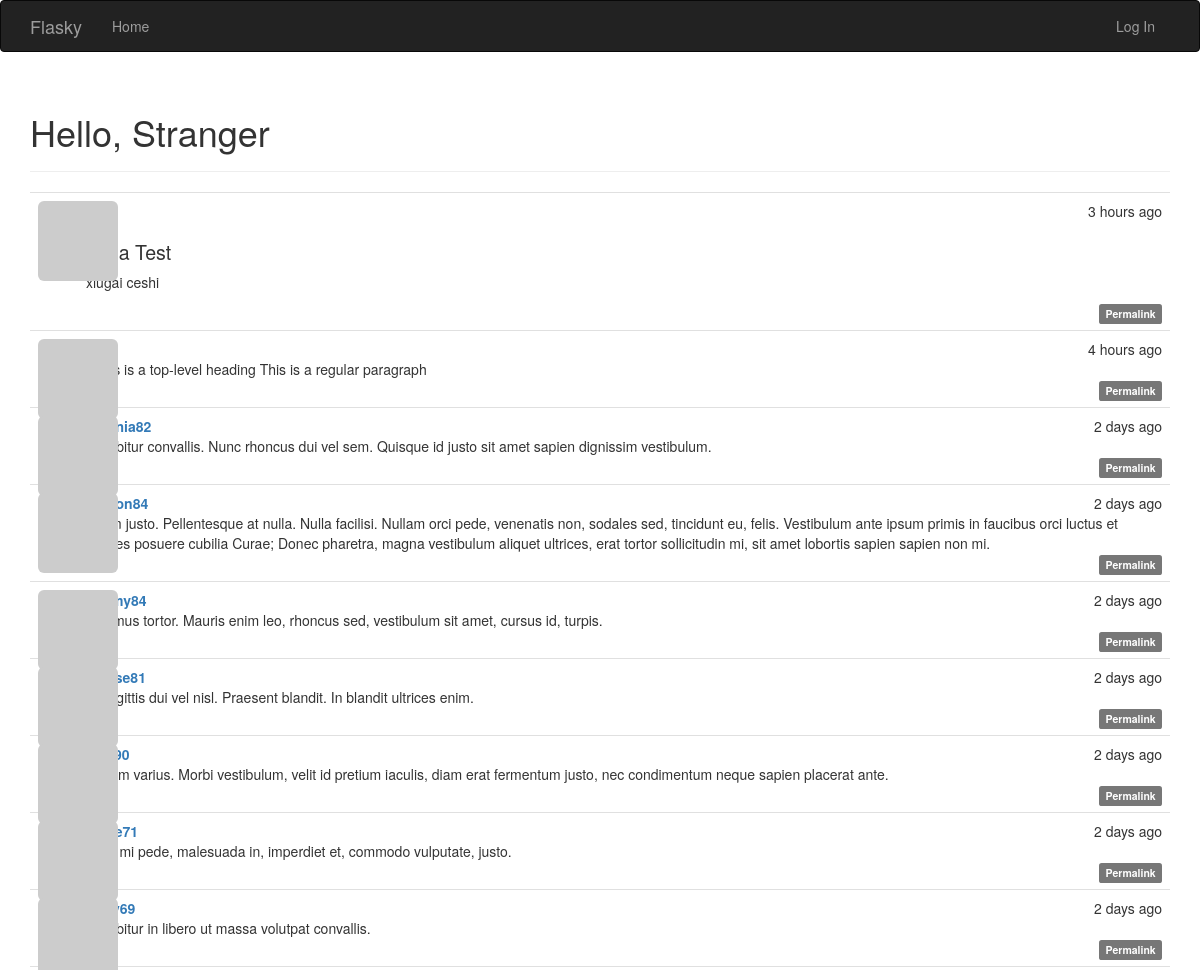
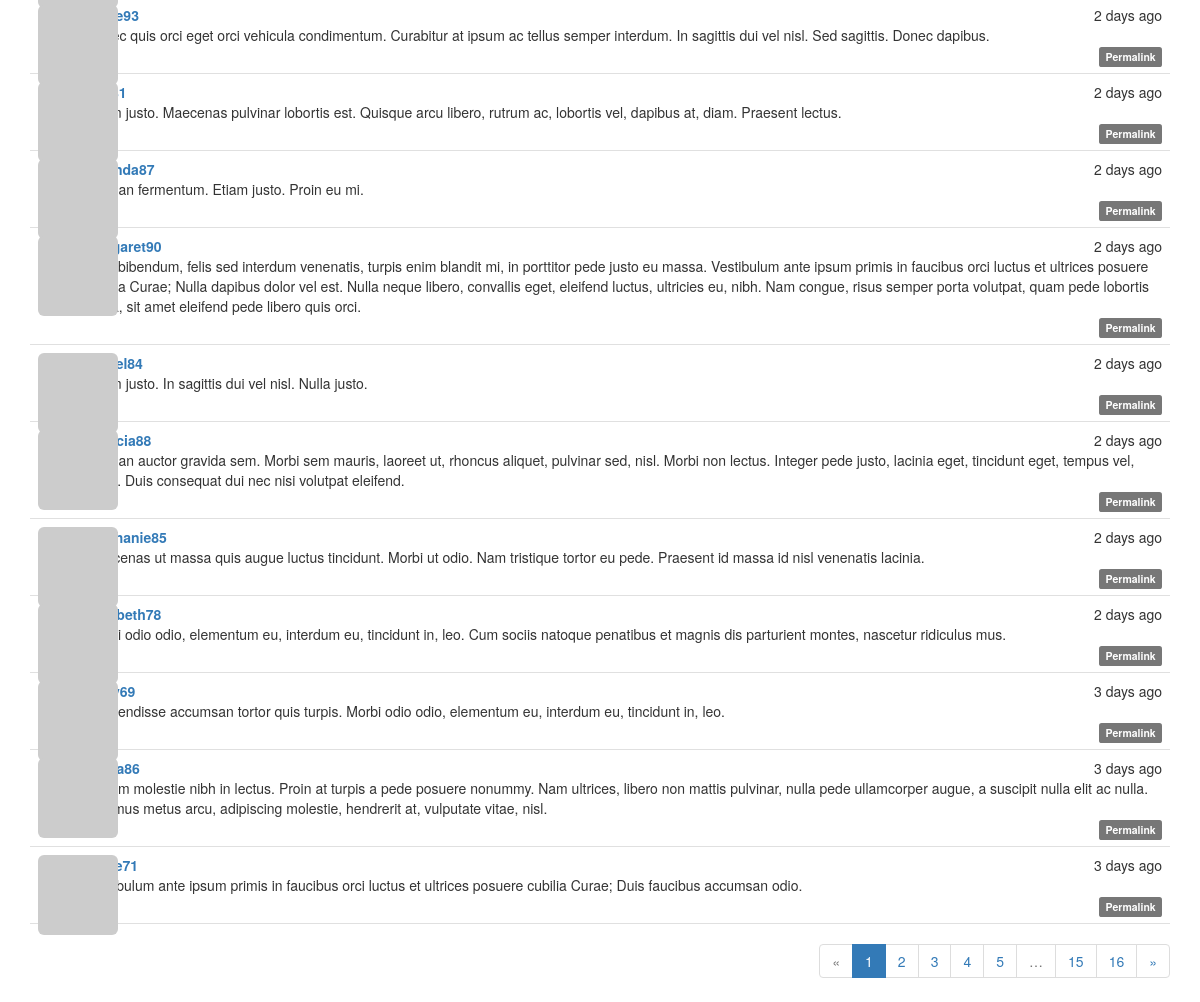
The page / on the database its author committed (2 pictures, top to bottom).
### app/models.py (models this page shows, shortened)
class Post(db.Model):
    __tablename__ = 'posts'
    id = db.Column(db.Integer,primary_key=True)
    body = db.Column(db.Text)
    body_html = db.Column(db.Text)
    timestamp = db.Column(db.DateTime,index=True,default=datetime.utcnow)
    author_id = db.Column(db.Integer,db.ForeignKey('users.id'))

class User(UserMixin, db.Model):
    __tablename__ = 'users'
    id = db.Column(db.Integer, primary_key=True)
    email = db.Column(db.String(64), unique=True, index=True)
    username = db.Column(db.String(64), unique=True, index=True)
    role_id = db.Column(db.Integer, db.ForeignKey('roles.id'))
    password_hash = db.Column(db.String(128))
    confirmed = db.Column(db.Boolean, default=False)
    name = db.Column(db.String(64))
    location = db.Column(db.String(64))
    about_me = db.Column(db.Text())
    member_since = db.Column(db.DateTime(), default=datetime.utcnow)
    last_since = db.Column(db.DateTime(), default=datetime.utcnow)
    avatar_hash = db.Column(db.String(32))
    posts = db.relationship('Post',backref='author',lazy='dynamic')
    @property
    def password(self):
        raise AttributeError('password is not a readable attribute')
    def gravatar(self, size=100, default='identicon', rating='g'):
        if request.is_secure:
            url = 'https://secure.gravatar.com/avatar'
        else:
            url = 'http://www.gravatar.com/avatar'
        hash = self.avatar_hash or hashlib.md5(
            self.email.encode('utf-8')).hexdigest()
        return '{url}/{hash}?s={size}&d={default}&r={rating}'.format(
            url=url, hash=hash, size=size, default=default, rating=rating)

### app/main/views.py (the view)
@main.route('/', methods=['GET','POST'])
def index():
    form = PostForm()
    if current_user.can(Permission.WRITE_ARTICLES) and form.validate_on_submit():
        post = Post(body=form.body.data,author=current_user._get_current_object())
        print type(current_user._get_current_object())
        db.session.add(post)
        return redirect(url_for('.index'))
    page = request.args.get('page',1,type=int)
    pagination = Post.query.order_by(Post.timestamp.desc()).paginate(page,per_page=current_app.config['FLASKY_POSTS_PER_PAGE'],error_out=False)
    posts = pagination.items
    print posts
    return render_template('index.html',form=form,posts=posts,pagination=pagination)

### app/auth/views.py (called while the page is built)
@auth.before_app_request
def before_request():
    if current_user.is_authenticated:
        current_user.ping()
        if not current_user.confirmed and request.endpoint and request.endpoint[:5] != 'auth.' and request.endpoint != 'static':
            return redirect(url_for('auth.unconfirmed'))

### app/main/__init__.py (called while the page is built)
@main.app_context_processor
def inject_permissions():
    return dict(Permission=Permission)

### app/models.py (called while the page is built)
    def can(self, permissions):
        return False

    def is_administrator(self):
        return False

### app/templates/index.html (shortened to what this page needs)
{% extends "base.html" %}
{% import "bootstrap/wtf.html" as wtf %}
{% import "_macros.html" as macros %}
{% block page_content %}
<div class="page-header">
    <h1>Hello, {% if current_user.is_authenticated %} {{ current_user.username }} {% else %}Stranger {% endif %}</h1>
</div>
{% include '_posts.html' %}
{% if pagination %}
<div class="pagination">
    {{ macros.pagination_widget(pagination,'.index') }}
</div>
{% endif %}
{% endblock %}

### app/templates/_posts.html (shortened to what this page needs)
<ul class="posts">
    {% for post in posts %}
    <li class="post">
        <div class="post-thumbnail">
            <a href="{{ url_for('.user',username=post.author.username) }}">
                <img class="img-rounded profile-thumbnail" src="{{ post.author.gravatar(size=40) }}">
            </a>
        </div>
        <div class="post-content">
            <div class="post-date">{{ moment(post.timestamp).fromNow() }}</div>
            <div class="post-author"><a href="{{ url_for('.user',username=post.author.username) }}">{{ post.author.username }}</a></div>
            <div class="post-body">
                {% if post.body_html %}
                    {{ post.body_html | safe }}
                {% else %}
                    {{ post.body }}
                {% endif %}
            </div>
            <div class="post-footer">
                <a href="{{ url_for('.post',id=post.id) }}">
                    <span class="label label-default">Permalink</span>
                </a>
            </div>
        </div>
    </li>
    {% endfor %}
</ul>

### app/static/styles.css (style rules this page uses)
.profile-thumbnail { position: absolute; }
ul.posts { list-style-type: none; padding: 0px; margin: 16px 0px 0px 0px; border-top: 1px solid #e0e0e0; }
ul.posts li.post { padding: 8px; border-bottom: 1px solid #e0e0e0; }
div.post-date { float: right; }
div.post-author { font-weight: bold; }
div.post-thumbnail { position: absolute; }
div.post-content { margin-left: 48px; min-height: 48px; }
div.post-footer { text-align: right; }
div.pagination { width: 100%; text-align: right; padding: 0; margin: 0; }
.post-body h1 { font-size: 140%; }

### rows shown on the page
Post: timestamp "3 hours ago", body_html "haha Test xiugai ceshi"
Post: timestamp "4 hours ago", body "#This is a top-level heading This is a regular paragraph"
Post: timestamp "2 days ago", author.username "virginia82", body "Curabitur convallis. Nunc rhoncus dui vel sem. Quisque id justo sit amet sapien dignissim vestibulum."
Post: timestamp "2 days ago", body "Etiam justo. Pellentesque at nulla. Nulla facilisi. Nullam orci pede, venenatis non, sodales sed, tincidunt eu, felis. Vestibulum ante ipsum primis in faucibus orci luctus et ultrices posuere cubilia Curae; Donec pharetra, magna vestibulum aliquet ultrices, erat tortor sollicitudin mi, sit amet lobortis sapien sapien non mi."
Post: timestamp "2 days ago", body "Vivamus tortor. Mauris enim leo, rhoncus sed, vestibulum sit amet, cursus id, turpis."
Post: timestamp "2 days ago", body "In sagittis dui vel nisl. Praesent blandit. In blandit ultrices enim."
Post: timestamp "2 days ago", body "Nullam varius. Morbi vestibulum, velit id pretium iaculis, diam erat fermentum justo, nec condimentum neque sapien placerat ante."
Post: timestamp "2 days ago", body "Cras mi pede, malesuada in, imperdiet et, commodo vulputate, justo."
Post: timestamp "2 days ago", body "Curabitur in libero ut massa volutpat convallis."
Post: timestamp "2 days ago", body "Donec quis orci eget orci vehicula condimentum. Curabitur at ipsum ac tellus semper interdum. In sagittis dui vel nisl. Sed sagittis. Donec dapibus."
Post: timestamp "2 days ago", body "Etiam justo. Maecenas pulvinar lobortis est. Quisque arcu libero, rutrum ac, lobortis vel, dapibus at, diam. Praesent lectus."
Post: timestamp "2 days ago", author.username "amanda87", body "Aenean fermentum. Etiam justo. Proin eu mi."
Post: timestamp "2 days ago", author.username "margaret90", body "Duis bibendum, felis sed interdum venenatis, turpis enim blandit mi, in porttitor pede justo eu massa. Vestibulum ante ipsum primis in faucibus orci luctus et ultrices posuere cubilia Curae; Nulla dapibus dolor vel est. Nulla neque libero, convallis eget, eleifend luctus, ultricies eu, nibh. Nam congue, risus semper porta volutpat, quam pede lobortis ligula, sit amet eleifend pede libero quis orci."
Post: timestamp "2 days ago", body "Etiam justo. In sagittis dui vel nisl. Nulla justo."
Post: timestamp "2 days ago", author.username "patricia88", body "Aenean auctor gravida sem. Morbi sem mauris, laoreet ut, rhoncus aliquet, pulvinar sed, nisl. Morbi non lectus. Integer pede justo, lacinia eget, tincidunt eget, tempus vel, pede. Duis consequat dui nec nisi volutpat eleifend."
Post: timestamp "2 days ago", author.username "stephanie85", body "Maecenas ut massa quis augue luctus tincidunt. Morbi ut odio. Nam tristique tortor eu pede. Praesent id massa id nisl venenatis lacinia."
Post: timestamp "2 days ago", author.username "elizabeth78", body "Morbi odio odio, elementum eu, interdum eu, tincidunt in, leo. Cum sociis natoque penatibus et magnis dis parturient montes, nascetur ridiculus mus."
Post: timestamp "3 days ago", body "Suspendisse accumsan tortor quis turpis. Morbi odio odio, elementum eu, interdum eu, tincidunt in, leo."
Post: timestamp "3 days ago", body "Nullam molestie nibh in lectus. Proin at turpis a pede posuere nonummy. Nam ultrices, libero non mattis pulvinar, nulla pede ullamcorper augue, a suscipit nulla elit ac nulla. Vivamus metus arcu, adipiscing molestie, hendrerit at, vulputate vitae, nisl."
Post: timestamp "3 days ago", body "Vestibulum ante ipsum primis in faucibus orci luctus et ultrices posuere cubilia Curae; Duis faucibus accumsan odio."

### other values the page prints
{{ p }} "1"
{{ p }} "2" "3" "4" "5" "15" "16"
